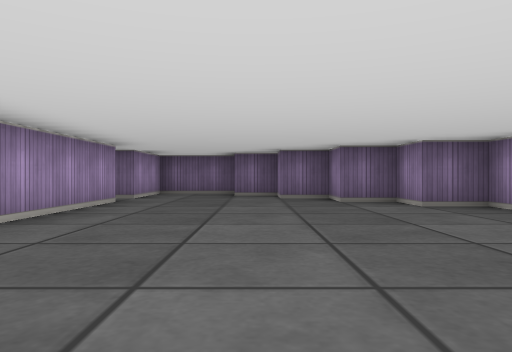
view 1 (above)

12 first-person views from a walk through a cub3D ray-caster map. The camera is about half as high as the walls, looks level and sees 70° across. The floor is counted in squares. Each view is taken from the middle of a square. On the plan, view 1 faces up. The plan holds only what a view shows up to about 9 squares ahead; the rest is blank.

view 2
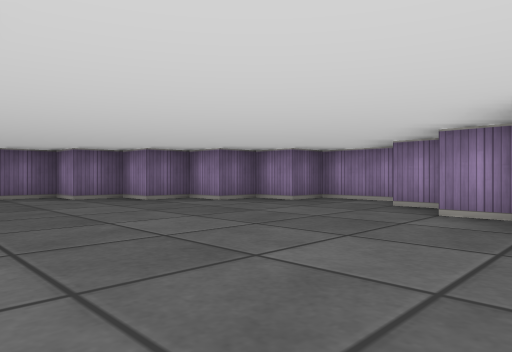

view 3
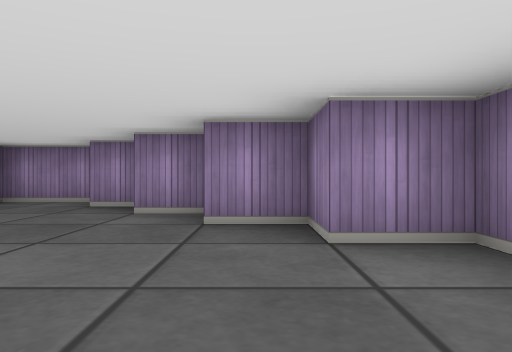

view 4
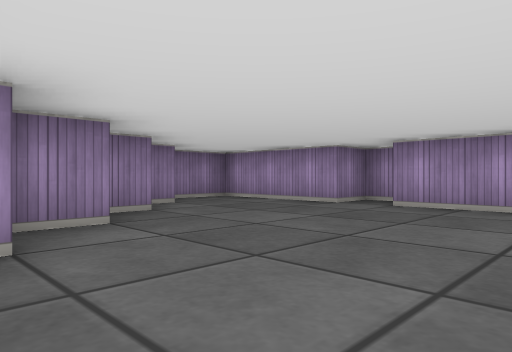

view 5
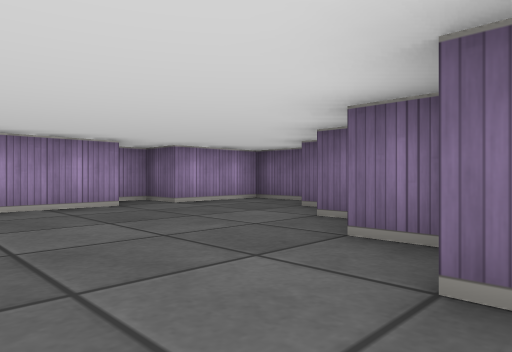

view 6
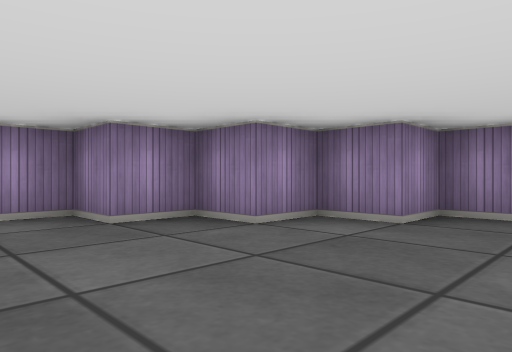

view 7
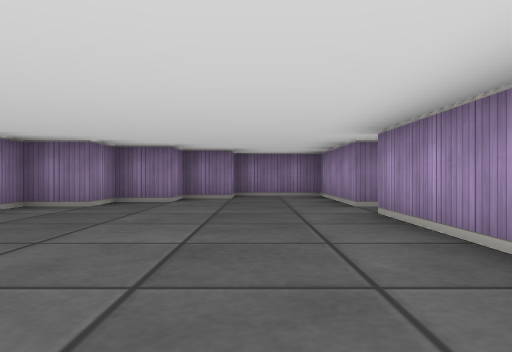

view 8
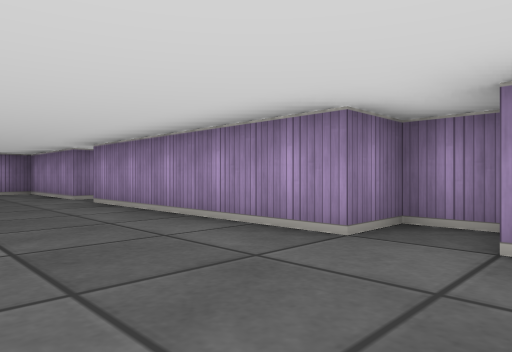

view 9
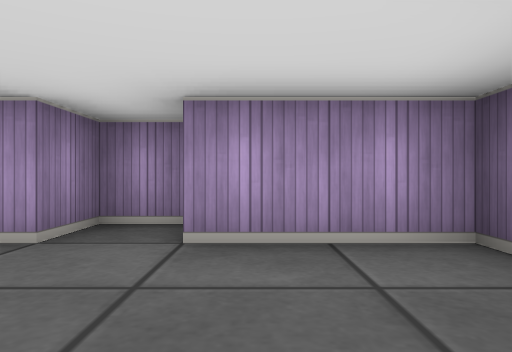

view 10
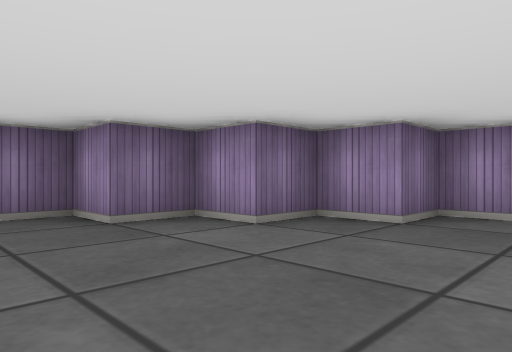

view 11
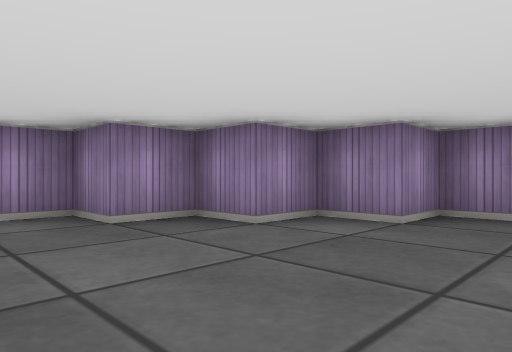

view 12
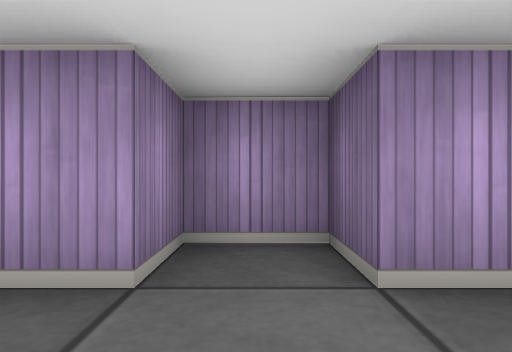

### Floor plan
Points are (right, up) in squares from view 1. A wall is a line through its corners. A room is listed if a view was taken in it or the views show most of it. See-through windows are left out.
Room 1 (views 1, 2, 3, 4, 5, 6, 7, 8, 9, 10, 11, 12)
walls: (1.5, 6.5) (1.5, 7.5) (0.5, 7.5) (0.5, 8.5) (-0.5, 8.5) (-0.5, 9.5) (-2.5, 9.5) (-2.5, 7.5) (-3.5, 7.5) (-3.5, 6.5) (-2.5, 6.5) (-2.5, 1.5) (-3.5, 1.5) (-3.5, 0.5) (-2.5, 0.5) (-2.5, -2.5) (-0.5, -2.5) (-0.5, -1.5) (0.5, -1.5) (0.5, -0.5) (1.5, -0.5) (1.5, 0.5) (2.5, 0.5) (2.5, 1.5) (3.5, 1.5) (3.5, 2.5) (4.5, 2.5) (4.5, 4.5) (3.5, 4.5) (3.5, 5.5) (2.5, 5.5) (2.5, 6.5) (1.5, 6.5)

Positions as (right, up) in squares from view 1, and headings:
1: (0, 0), facing up
2: (-2, 0), facing up-right
3: (-2, 0), facing right
4: (3, 4), facing down-left
5: (3, 4), facing up-left
6: (0, 4), facing down-right
7: (-1, 6), facing down
8: (0, 8), facing down-left
9: (0, 8), facing left
10: (-2, 5), facing up-right
11: (-2, 2), facing down-right
12: (-1, 1), facing left
